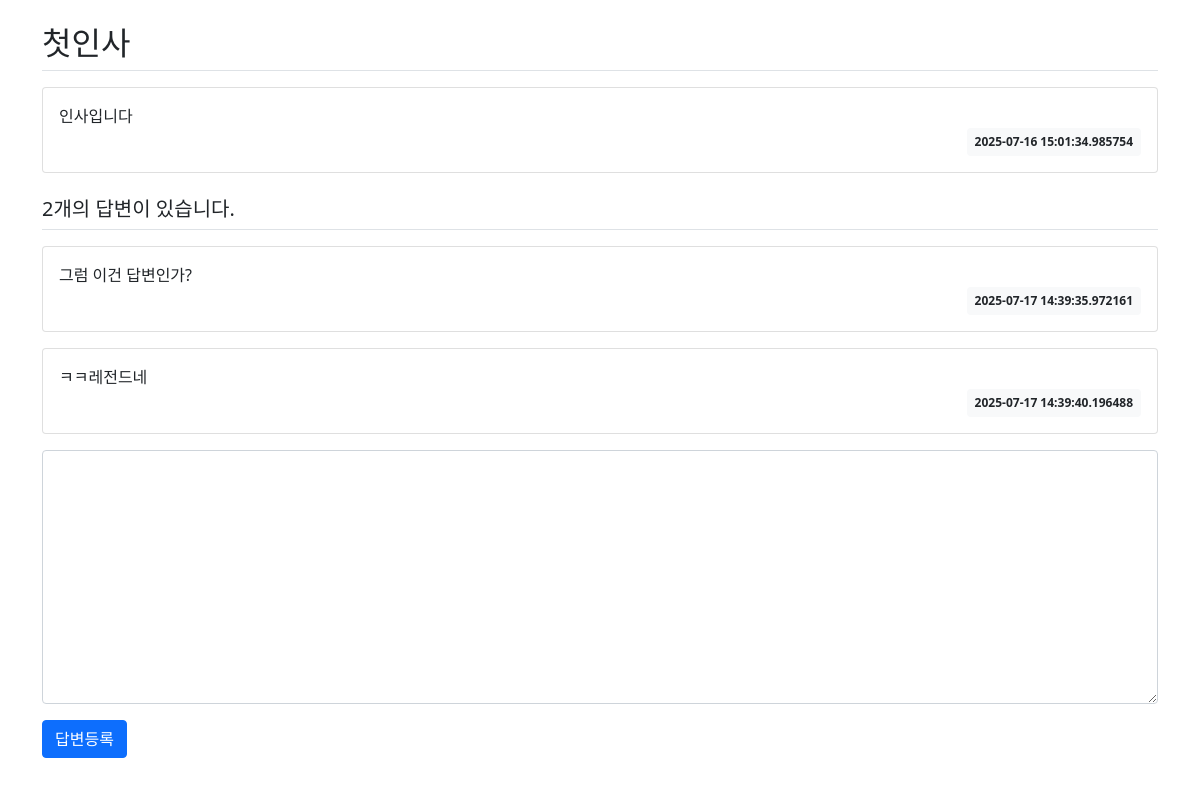
/question/list/3/, run on the app's committed database.
### pybo/models.py (models this page shows)
class Question(db.Model):
    id = db.Column(db.Integer, primary_key=True)
    subject = db.Column(db.String(200), nullable=False)
    content = db.Column(db.Text(), nullable=False)
    create_date = db.Column(db.DateTime(), nullable=False)

class Answer(db.Model):
    id = db.Column(db.Integer, primary_key=True)
    question_id = db.Column(db.Integer, db.ForeignKey('question.id', ondelete='CASCADE'))
    question = db.relationship('Question', backref=db.backref('answer_set'))
    content = db.Column(db.Text(), nullable=False)
    create_date = db.Column(db.DateTime(), nullable=False)

### pybo/views/question_views.py (the view)
@bp.route('/list/<int:question_id>/')
def detail(question_id):
    form = AnswerForm()
    question = Question.query.get_or_404(question_id)
    return render_template('question/question_detail.html', question=question, form=form)

### pybo/forms.py
class AnswerForm(FlaskForm):
    content = TextAreaField('내용', validators=[DataRequired('내용은 필수입력 항목입니다.')])

### pybo/templates/question/question_detail.html (shortened to what this page needs)
<link rel="stylesheet" href="{{ url_for('static', filename='bootstrap.min.css') }}">
<div class="container my-3">
    <h2 class="border-bottom py-2">{{ question.subject }}</h2>
    <div class="card my-3">
        <div class="card-body">
            <div class="card-text" style="white-space: pre-line;">{{ question.content }}</div>
            <div class="d-flex justify-content-end">
                <div class="badge bg-light text-dark p-2">
                    {{ question.create_date }}
                </div>
            </div>
        </div>
    </div>
    <h5 class="border-bottom my-3 py-2">{{ question.answer_set|length }}개의 답변이 있습니다.</h5>
    {% for answer in question.answer_set %}
    <div class="card my-3">
        <div class="card-body">
            <div class="card-text" style="white-space: pre-line;">{{ answer.content }}</div>
            <div class="d-flex justify-content-end">
                <div class="badge bg-light text-dark p-2">
                    {{ answer.create_date }}
                </div>
            </div>
        </div>
    </div>
    {% endfor %}
    <form action="{{ url_for('answer.create', question_id=question.id) }}" method="post" class="my-3">
        <div class="mb-3">
            <textarea name="content" id="content" class="form-control" rows="10"></textarea>
        </div>
        <input type="submit" value="답변등록" class="btn btn-primary">
    </form>
</div>

### data on the page
Question: subject "첫인사", content "인사입니다", create_date "2025-07-16 15:01:34.985754"
Answer: content "그럼 이건 답변인가?", create_date "2025-07-17 14:39:35.972161"
Answer: content "ㅋㅋ레전드네", create_date "2025-07-17 14:39:40.196488"

### other printed values
{{ question.answer_set|length }} "2"
